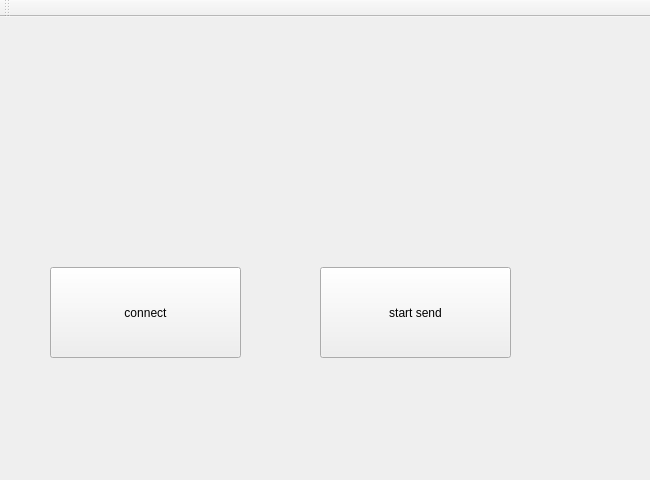
<?xml version="1.0" encoding="UTF-8"?>
<ui version="4.0">
 <class>MainWindow</class>
 <widget class="QMainWindow" name="MainWindow">
  <property name="geometry">
   <rect>
    <x>0</x>
    <y>0</y>
    <width>650</width>
    <height>480</height>
   </rect>
  </property>
  <property name="windowTitle">
   <string>MainWindow</string>
  </property>
  <widget class="QWidget" name="centralwidget">
   <widget class="QStackedWidget" name="stack">
    <property name="geometry">
     <rect>
      <x>0</x>
      <y>-10</y>
      <width>631</width>
      <height>451</height>
     </rect>
    </property>
    <widget class="QWidget" name="page">
     <widget class="QPushButton" name="pushButton">
      <property name="geometry">
       <rect>
        <x>50</x>
        <y>260</y>
        <width>191</width>
        <height>91</height>
       </rect>
      </property>
      <property name="mouseTracking">
       <bool>true</bool>
      </property>
      <property name="text">
       <string>connect</string>
      </property>
     </widget>
     <widget class="QPushButton" name="pushButton_2">
      <property name="geometry">
       <rect>
        <x>320</x>
        <y>260</y>
        <width>191</width>
        <height>91</height>
       </rect>
      </property>
      <property name="text">
       <string>start send</string>
      </property>
     </widget>
    </widget>
   </widget>
  </widget>
  <widget class="QMenuBar" name="menubar">
   <property name="geometry">
    <rect>
     <x>0</x>
     <y>0</y>
     <width>650</width>
     <height>22</height>
    </rect>
   </property>
  </widget>
  <widget class="QToolBar" name="toolBar">
   <property name="windowTitle">
    <string>toolBar</string>
   </property>
   <attribute name="toolBarArea">
    <enum>TopToolBarArea</enum>
   </attribute>
   <attribute name="toolBarBreak">
    <bool>false</bool>
   </attribute>
  </widget>
 </widget>
 <resources/>
 <connections/>
</ui>
